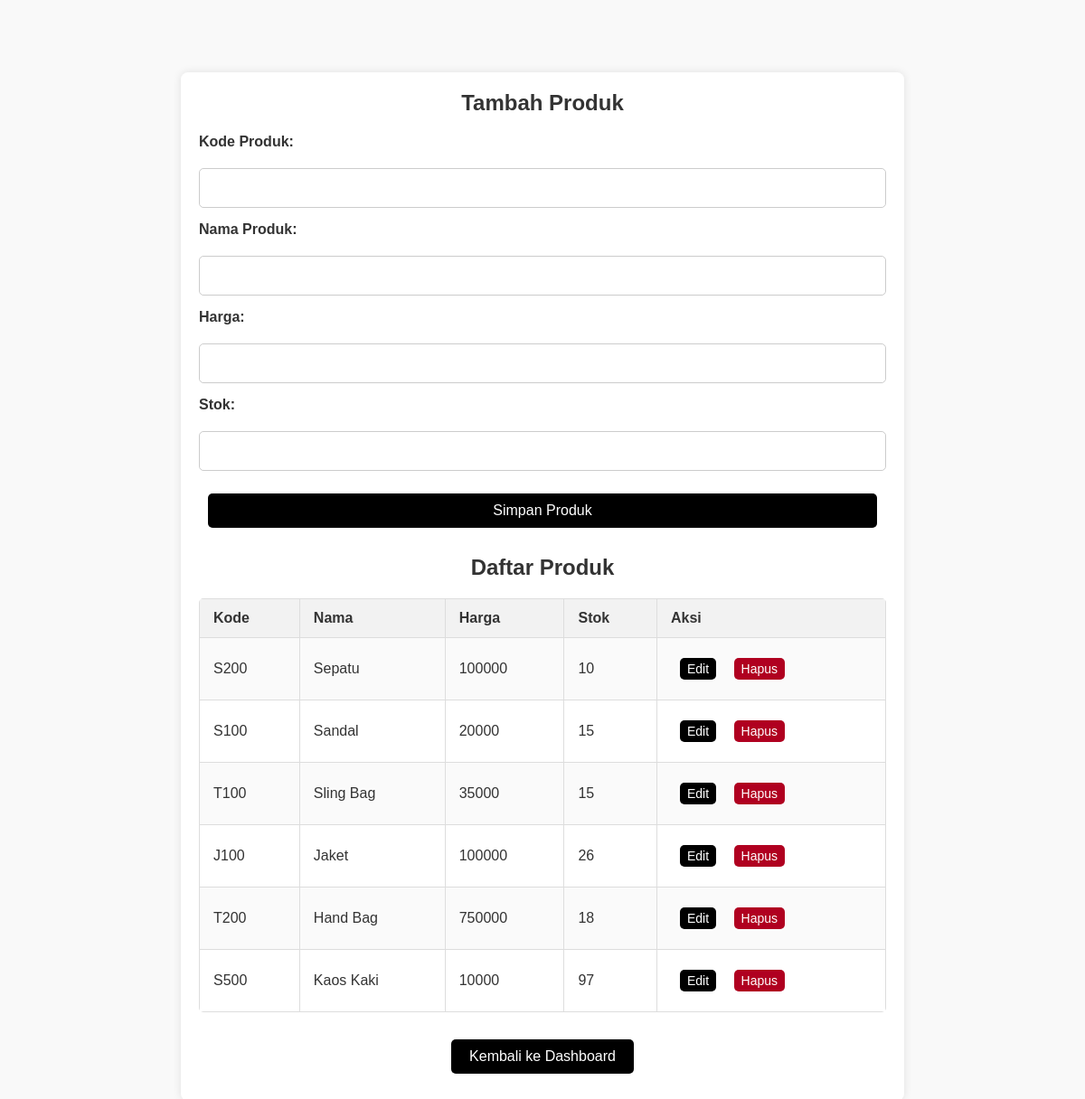
/produk.php, run on the app's committed database.
### tables this page shows
CREATE TABLE `product` (
  `id_product` int NOT NULL,
  `product_code` varchar(50) NOT NULL,
  `product_name` varchar(100) NOT NULL,
  `price` int NOT NULL,
  `stock` int NOT NULL
);

### produk.php (the view, shortened to what this page needs)
<?php include 'koneksi.php'; ?>
<!DOCTYPE html>
<html lang="id">
<head>
    <link rel="stylesheet" href="css/styles.css">
</head>
<body>
    <div class="container">
        <h2>Tambah Produk</h2>
        <form method="post" class="form">
            <label for="kode">Kode Produk:</label>
            <input type="text" name="kode" id="kode" required>
            <label for="nama">Nama Produk:</label>
            <input type="text" name="nama" id="nama" required>
            <label for="harga">Harga:</label>
            <input type="number" name="harga" id="harga" required>
            <label for="stok">Stok:</label>
            <input type="number" name="stok" id="stok" required>
            <button type="submit" name="simpan" class="btn">Simpan Produk</button>
        </form>
        <h2>Daftar Produk</h2>
        <table class="product-table">
            <tr>
                <th>Kode</th>
                <th>Nama</th>
                <th>Harga</th>
                <th>Stok</th>
                <th>Aksi</th>
            </tr>
            <?php
            $data = mysqli_query($conn, "SELECT * FROM product");
            while ($row = mysqli_fetch_assoc($data)) {
                echo "<tr>";
                echo "<td>" . $row['product_code'] . "</td>";
                echo "<td>" . $row['product_name'] . "</td>";
                echo "<td>" . $row['price'] . "</td>";
                echo "<td>" . $row['stock'] . "</td>";
                echo "<td>
                        <a href='edit_produk.php?kode=" . $row['product_code'] . "' class='btn small'>Edit</a>
                        <a href='hapus_produk.php?kode=" . $row['product_code'] . "' class='btn small danger' onclick=\"return confirm('Yakin ingin menghapus produk ini?')\">Hapus</a>
                      </td>";
                echo "</tr>";
            }
            ?>
        </table>
        <div class="buttons">
            <a href="index.php" class="btn">Kembali ke Dashboard</a>
        </div>
    </div>
</body>
</html>

### css/styles.css (style rules this page uses)
* { margin: 0; padding: 0; box-sizing: border-box; }
body { font-family: Arial, sans-serif; background-color: #f9f9f9; color: #333; display: flex; justify-content: center; align-items: flex-start; min-height: 100vh; padding: 40px 20px; }
.container { width: 80%; max-width: 800px; background-color: #fff; padding: 20px; border-radius: 8px; box-shadow: 0 0 10px rgba(0, 0, 0, 0.1); text-align: center; margin-top: 40px; }
h2 { color: #333; margin-bottom: 20px; }
table { width: 100%; border-collapse: collapse; margin-top: 20px; }
table th, table td { padding: 12px 15px; text-align: left; border: 1px solid #ddd; }
table th { background-color: #f2f2f2; font-weight: bold; }
table tr:nth-child(even) { background-color: #f9f9f9; }
form { display: grid; grid-template-columns: 1fr; gap: 15px; text-align: left; margin-bottom: 20px; }
form label { font-weight: bold; color: #333; margin-bottom: 5px; display: inline-block; }
form input[type="text"], form input[type="number"], form select { width: 100%; padding: 12px; border: 1px solid #ccc; border-radius: 5px; font-size: 16px; box-sizing: border-box; transition: border-color 0.3s ease; }
form button { background-color: #000; color: #fff; padding: 12px 20px; border: none; border-radius: 5px; font-size: 16px; cursor: pointer; transition: background-color 0.3s; }
.btn.small { padding: 4px 8px; font-size: 14px; margin-right: 5px; }
.btn.danger { background-color: #b00020; }
.buttons { margin-top: 20px; }
.btn { display: inline-block; background-color: #000; color: #fff; padding: 10px 20px; text-decoration: none; border-radius: 5px; font-size: 16px; margin: 10px; transition: background-color 0.3s; }
table { width: 100%; border-collapse: collapse; margin-top: 20px; border-radius: 5px; overflow: hidden; font-size: 16px; }
table th { background-color: #f2f2f2; font-weight: bold; color: #333; }
table tr:nth-child(even) { background-color: #fafafa; }

### data on the page
product: product_code "S200", product_name "Sepatu", price "100000", stock "10"
product: product_code "S100", product_name "Sandal", price "20000", stock "15"
product: product_code "T100", product_name "Sling Bag", price "35000", stock "15"
product: product_code "J100", product_name "Jaket", price "100000", stock "26"
product: product_code "T200", product_name "Hand Bag", price "750000", stock "18"
product: product_code "S500", product_name "Kaos Kaki", price "10000", stock "97"
